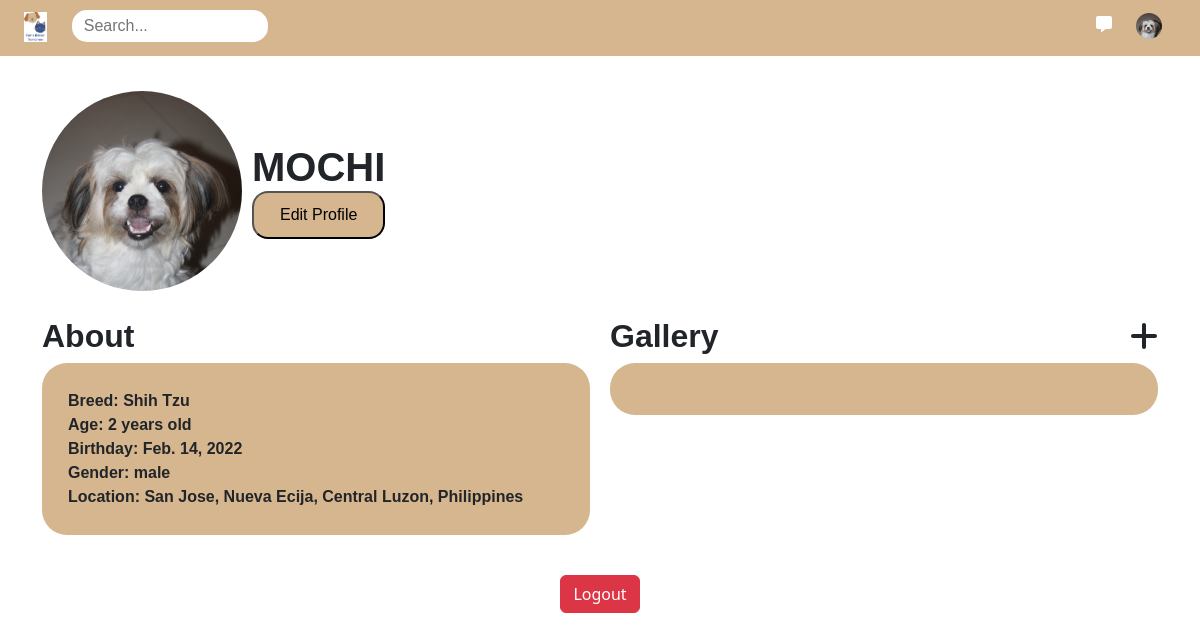
/profile/6 (signed in), run on an earlier commit of the app's database.
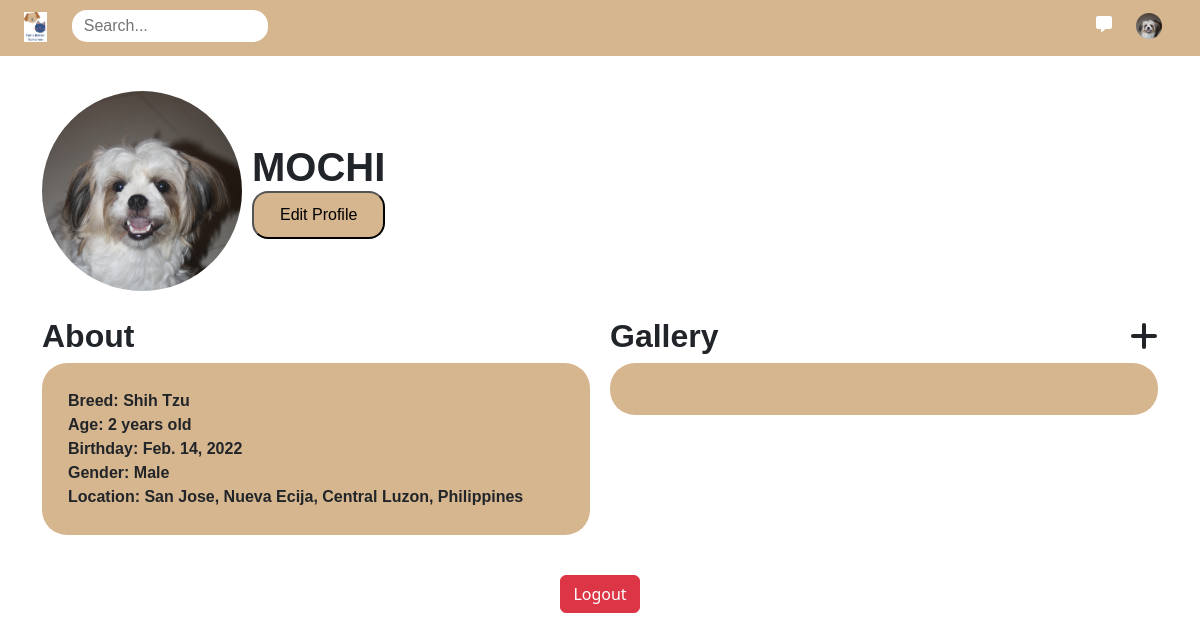
And on a later commit of the database.
### my_app/models.py (models this page shows, shortened)
class Profile(models.Model):
    user = models.ForeignKey(User, on_delete=models.CASCADE)
    profile_picture = models.ImageField(upload_to='Profile_pic/', blank=True, null=True)
    name = models.CharField(max_length=100, default='Unknown')
    gender = models.CharField(max_length=10, default='Unknown')
    breed = models.CharField(max_length=100, default='Unknown')
    birthday = models.DateField(default='2000-01-01')
    location = models.CharField(max_length=200, default='Unknown')
    created_at = models.DateTimeField(auto_now_add=True)
    updated_at = models.DateTimeField(auto_now=True)

### my_app/views.py (the view)
# urls.py: path('profile/<int:user_id>', views.viewprofile, name='viewprofile'),
@login_required(login_url='login')
def viewprofile(request, user_id):
    user = get_object_or_404(User, pk=user_id)
    profile = get_object_or_404(Profile, user=user)
    today = date.today()
    birth_date = profile.birthday
    age = today.year - birth_date.year - ((today.month, today.day) < (birth_date.month, birth_date.day))
    return render(request, 'viewprofile.html', {'profile': profile, 'age': age})

### my_app/context_processors.py (called while the page is built)
def user_profile(request):
    if request.user.is_authenticated:
        try:
            profile = Profile.objects.get(user=request.user)
        except Profile.DoesNotExist:
            profile = None
        return {'profile': profile}
    return {}

### my_app/templates/viewprofile.html (shortened to what this page needs)
{% extends "header.html" %}
{% block content %}
{% load static %}
<div class="container-fluid">
    <div class="container" style="display: flex; align-items: center; margin-top: 35px;">
        <img src="{{ profile.profile_picture.url }}" style="width: 200px; height: 200px; object-fit: cover; border-radius: 50%;">
        <div style="margin-left: 10px;">
            <h1 style="margin: 0; text-transform: uppercase; font-weight: bold;">{{profile.name}}</h1>
            <button class="edit-profile-btn"><a style="text-decoration: none; color: black;" href="{% url 'editprofile' %}">Edit Profile</a></button>
        </div>
    </div>
    <div class="container details" style="margin-top: 26px; display: flex;">
        <div style="flex: 1; margin-right: 20px;">
            <h2 style="font-weight: bold;">About</h2>
            <div class="detail-section">
                <p>Breed: {{ profile.breed }}</p>
            <p>Age: {{ age }} years old</p>
            <p>Birthday: {{ profile.birthday }}</p>
            <p>Gender: {{ profile.gender }}</p>
            <p>Location: {{ profile.location }}</p>
            </div>
        </div>
        <div style="flex: 1;">
            <h2 style="font-weight: bold; display: flex; justify-content: space-between; align-items: center;">
                <span>Gallery</span>
                <i class="fas fa-plus" style="cursor: pointer; margin-left: 10px;" onclick="document.getElementById('fileInput').click();"></i>
            </h2>
            <div class="detail-section" id="imagePreview">
            </div>
        </div>
    </div>
</div>
<button class="btn btn-danger" style="margin: 40px auto; display: block;" name="logout" onclick="window.location.href='{% url 'logout' %}'">Logout</button>
{% endblock %}

### my_app/templates/header.html (shortened to what this page needs)
<!DOCTYPE html>
<html lang="en">
<head>
    {% load static %}
    <link rel="stylesheet" type="text/css" href="{% static 'css/bimble.css' %}">
    <link rel="stylesheet" href="https://cdnjs.cloudflare.com/ajax/libs/font-awesome/6.0.0-beta3/css/all.min.css">
    <link href="https://cdn.jsdelivr.net/npm/bootstrap@5.3.3/dist/css/bootstrap.min.css" rel="stylesheet">
</head>
<header>
    <div class="container-fluid" style="background-color: #D6B68e; height: 56px;">
        <div class="flex-container" style="display: flex; align-items: center; padding-top: 10px; position: relative;">
            <div class="container-fluid" style="flex-grow: 1;">
                <a href="{% url 'home' %}" style="text-decoration: none;">
                    <img src="{% static 'images/tagline.png' %}" alt="Logo" style="height: 30px;">
                </a>
                <input type="text" class="search-bar-home" placeholder="Search..." style="height: 30px; width: 35%; margin-left: 20px; padding-left: 12px;">
            </div>
            <div class="container-fluid" style="text-align: right; padding-right: 26px;">
                <a class="icon-button" href="{% url 'chat' %}">
                    <i class="fa-solid fa-message"></i>
                </a>
                <a href="{% url 'viewprofile' user.id %}" style="text-decoration: none; padding: 0 0 0 20px;">
                  {% if profile and profile.profile_picture %}
                    <img src="{{ profile.profile_picture.url }}" class="profile-pic-btn" alt="Profile Picture">
                  {% else %}
                    <img src="{% static 'default_profile_picture.png' %}" class="profile-pic-btn" alt="Default Profile Picture">
                  {% endif %}
                </a>
            </div>
        </div>
    </div>
</header>
<body>
{% block content %}
{% endblock %}
</body>
</html>

### static/css/bimble.css (style rules this page uses)
* { font-family: Helvetica; }
.flex-container { display: flex; flex-direction: wrap; }
.container { flex: 1; min-width: 300px; }
.search-bar-home { border-radius: 10px; border-color: white; }
.icon-button { border: none; background: transparent; cursor: pointer; padding: 0; outline: none; color: white; text-decoration: none; transition: color 0.3s ease; }
.profile-pic-btn { width: 26px; height: 26px; border-radius: 50%; object-fit: cover; }
input[type=text], input[type=date] { border: none; border-radius: 15px; padding: 16px; width: 100%; height: 36px; }
.edit-profile-btn { background-color: #D6B68e; color: black; border-radius: 16px; width: 100%; height: 48px; }

### my_app/templates/viewprofile.html (style rules this page uses)
.detail-section { background-color: #D6B68e; border-radius: 25px; padding: 26px; margin: 0; }
.detail-section p { font-weight: bold; margin: 0; }

What changed in the data, as far as the page shows it:
changed Profile "MOCHI": gender "male" → "Male"
